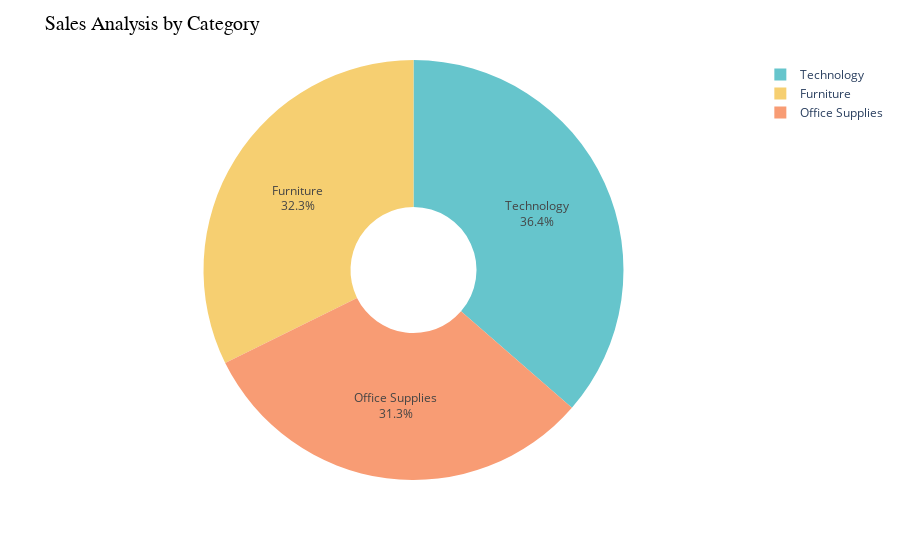

Write notebook code for a chart like this one.
### Code cell
fig = px.pie(sales_by_category, values='Sales', names='Category',hole=0.3, color_discrete_sequence=px.colors.qualitative.Pastel)
fig.update_traces(textposition='inside', textinfo='percent+label')
fig.update_layout(title_text='Sales Analysis by Category', title_font = dict(size=20, color='black', family='Arial'))
fig.show()

### Figure 1 — Plotly figure (JSON) as saved in the notebook; plotly's stock layout.template omitted (floating-point values rounded to 4 significant figures)
{"data": [{"domain": {"x": [0, 1], "y": [0, 1]}, "hole": 0.3, "hovertemplate": "Category=%{label}<br>Sales=%{value}<extra></extra>", "labels": ["Furniture", "Office Supplies", "Technology"], "legendgroup": "", "name": "", "showlegend": true, "textinfo": "percent+label", "textposition": "inside", "type": "pie", "values": [742000.0, 719000.0, 836200.0]}], "layout": {"legend": {"tracegroupgap": 0}, "margin": {"t": 60}, "piecolorway": ["rgb(102, 197, 204)", "rgb(246, 207, 113)", "rgb(248, 156, 116)", "rgb(220, 176, 242)", "rgb(135, 197, 95)", "rgb(158, 185, 243)", "rgb(254, 136, 177)", "rgb(201, 219, 116)", "rgb(139, 224, 164)", "rgb(180, 151, 231)", "rgb(179, 179, 179)"], "title": {"font": {"color": "black", "family": "Arial", "size": 20}, "text": "Sales Analysis by Category"}}}
